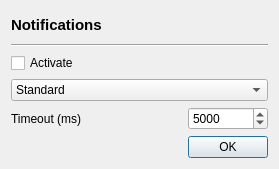
<?xml version="1.0" encoding="UTF-8"?>
<ui version="4.0">
 <class>GUI_Notification</class>
 <widget class="QDialog" name="GUI_Notification">
  <property name="geometry">
   <rect>
    <x>0</x>
    <y>0</y>
    <width>279</width>
    <height>169</height>
   </rect>
  </property>
  <property name="focusPolicy">
   <enum>Qt::ClickFocus</enum>
  </property>
  <property name="windowTitle">
   <string>Notification settings</string>
  </property>
  <layout class="QGridLayout" name="gridLayout">
   <item row="3" column="0" colspan="2">
    <widget class="QComboBox" name="combo_notification">
     <property name="focusPolicy">
      <enum>Qt::StrongFocus</enum>
     </property>
     <item>
      <property name="text">
       <string>Standard</string>
      </property>
     </item>
    </widget>
   </item>
   <item row="4" column="1">
    <widget class="QSpinBox" name="sb_timeout">
     <property name="focusPolicy">
      <enum>Qt::WheelFocus</enum>
     </property>
     <property name="minimum">
      <number>1000</number>
     </property>
     <property name="maximum">
      <number>60000</number>
     </property>
     <property name="singleStep">
      <number>1000</number>
     </property>
     <property name="value">
      <number>5000</number>
     </property>
    </widget>
   </item>
   <item row="4" column="0">
    <widget class="QLabel" name="label_3">
     <property name="text">
      <string>Timeout (ms)</string>
     </property>
    </widget>
   </item>
   <item row="0" column="0" colspan="2">
    <widget class="QLabel" name="lab_title">
     <property name="font">
      <font>
       <pointsize>11</pointsize>
       <weight>75</weight>
       <bold>true</bold>
      </font>
     </property>
     <property name="text">
      <string>Notifications</string>
     </property>
    </widget>
   </item>
   <item row="1" column="0" colspan="2">
    <widget class="Line" name="line">
     <property name="orientation">
      <enum>Qt::Horizontal</enum>
     </property>
    </widget>
   </item>
   <item row="2" column="0" colspan="2">
    <widget class="QCheckBox" name="cb_activate">
     <property name="focusPolicy">
      <enum>Qt::StrongFocus</enum>
     </property>
     <property name="text">
      <string>Activate</string>
     </property>
    </widget>
   </item>
   <item row="5" column="1">
    <widget class="QPushButton" name="btn_ok">
     <property name="maximumSize">
      <size>
       <width>80</width>
       <height>16777215</height>
      </size>
     </property>
     <property name="focusPolicy">
      <enum>Qt::StrongFocus</enum>
     </property>
     <property name="text">
      <string>OK</string>
     </property>
    </widget>
   </item>
  </layout>
 </widget>
 <resources/>
 <connections/>
</ui>
